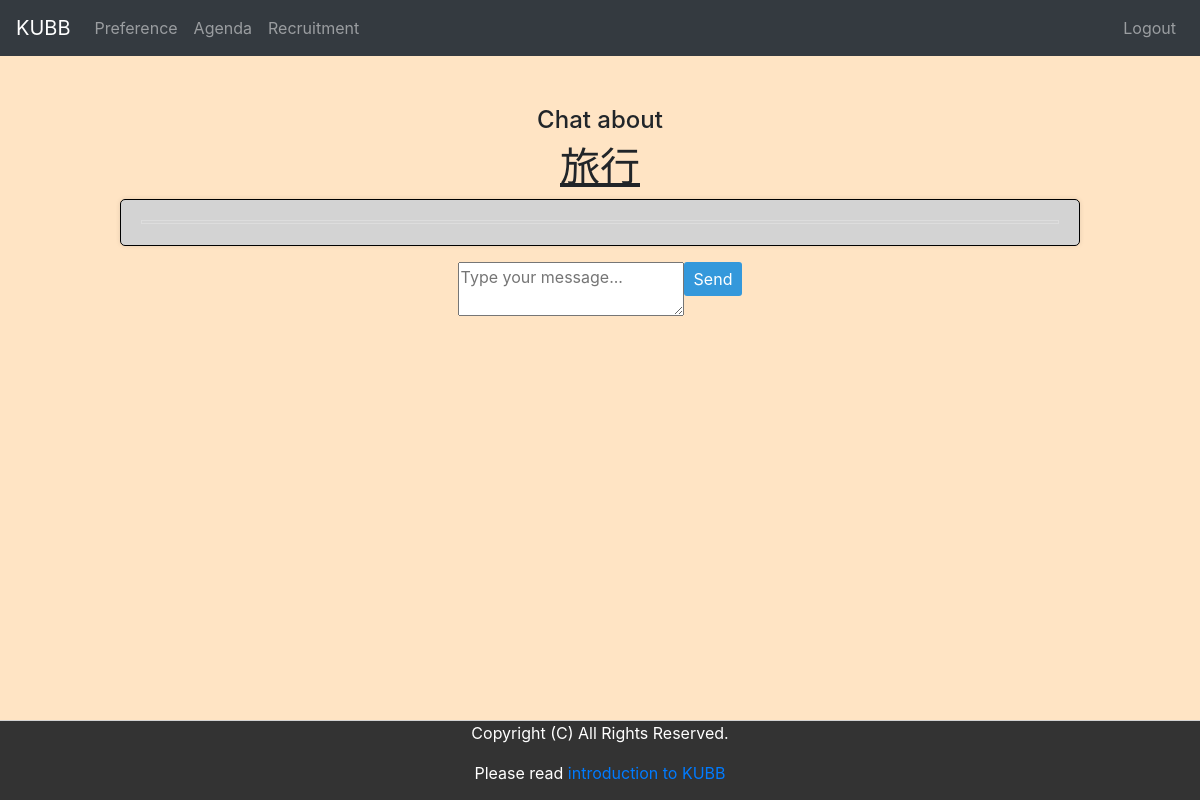
Page /preference_groupchat/旅行 (signed in) on the earlier database version.
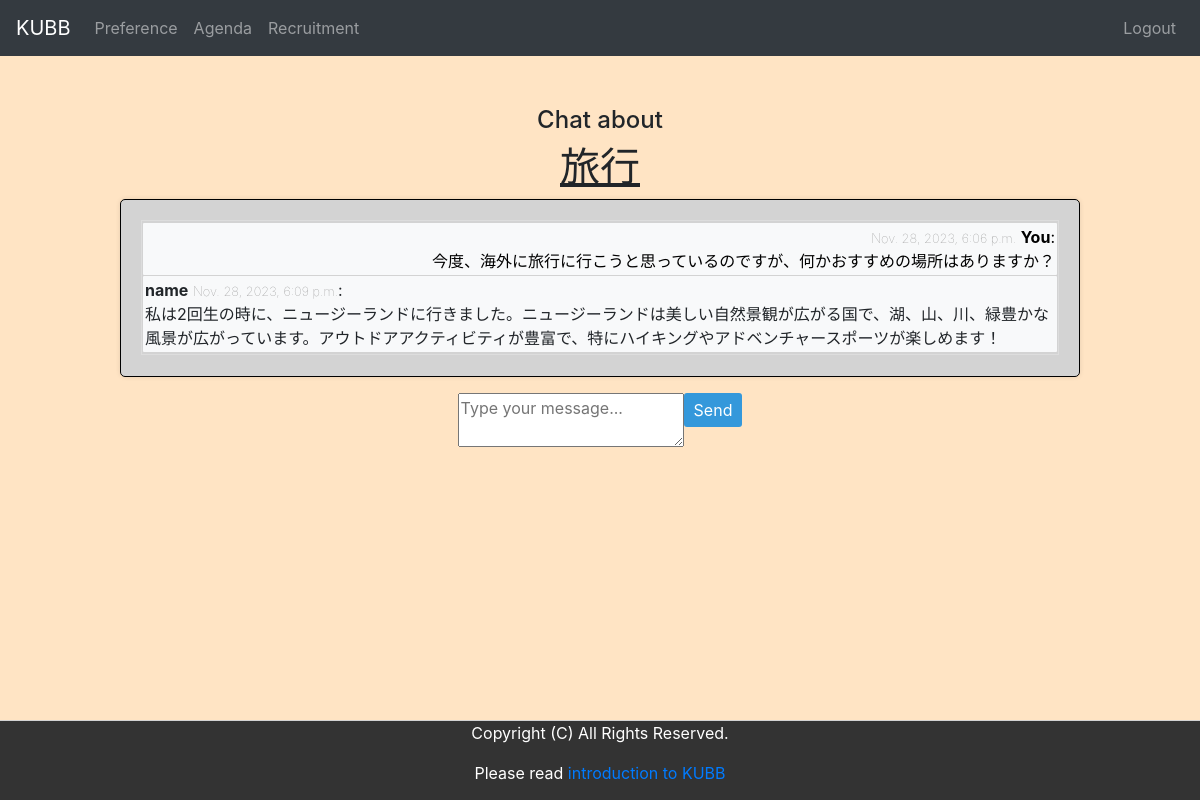
Same page on the later database version.
### dream/models.py (models this page shows, shortened)
class Preference_GroupMessage(models.Model):
    title = models.ForeignKey(Preference,null=False,db_column='title', to_field='title', on_delete=models.CASCADE, default='title')
    username = models.CharField(max_length=100,default='usernname')
    message = models.TextField(max_length=200,  null =True, default='default_message')
    timestamp = models.DateTimeField(auto_now=True)

### dream/views.py (the view)
# urls.py: path('preference_groupchat/<str:room_name>', views.preference_groupchat, name='preference_groupchat'),
@login_required
def preference_groupchat(request, room_name):
    if request.method == 'POST':
        username = request.user.username
        message = request.POST.get('message')
        title = Preference.objects.get(title=room_name)
        preference = Preference_GroupMessage(title = title, username=username, message=message)
        preference.save()
    messages = Preference_GroupMessage.objects.filter(title=room_name)
    context = {'messages': messages,
               'room_name':room_name,
               }
    return render(request, 'dream/preference_groupchat.html', context)

### dream/templates/dream/preference_groupchat.html (shortened to what this page needs)
{% extends "dream/base.html" %}
{% block content %}
<div class="center-content">
    <h4>Chat about</h4> <h1>{{ room_name }}</h1>
    <div id="messages" class="boxed-content">
            <div id="message-list" class="chat-messages">
                {% for message in messages %}
                    {% if message.username == user.username %}
                        <div class="message sent">
                            <span class="timestamp">{{ message.timestamp }}</span>
                            <span class="username">You</span>: <div id="body-message" class="overflow-wrap">{{ message.message }}</div>
                        </div>
                    {% else %}
                        <div class="message received">
                            <span class="username">{{ message.username }}</span> <span class="timestamp">{{ message.timestamp }}</span>:  <div id="body-message" class="overflow-wrap">{{ message.message }}</div>
                        </div>
                    {% endif %}
                {% endfor %}
            </div>
    </div>
            <form method ="POST" enctype =" multipart/form-data" action="">{% csrf_token %}
                    <div class="chat-input">
                            <textarea id="message" name="message" maxlength="400" placeholder="Type your message..."></textarea>
                            <button id="send-button">Send</button>
                    </div>
            </form>
</div>
{% endblock %}

Differences in the rows shown:
added Preference_GroupMessage: timestamp "Nov. 28, 2023, 6:06 p.m.", message "今度、海外に旅行に行こうと思っているのですが、何かおすすめの場所はありますか？"
added Preference_GroupMessage: username "name", timestamp "Nov. 28, 2023, 6:09 p.m.", message "私は2回生の時に、ニュージーランドに行きました。ニュージーランドは美しい自然景観が広がる国で、湖、山、川、緑豊かな風景が広がっています。アウトドアアクティビティが豊富で、特にハイキングやアドベンチャースポーツが楽しめます！"
